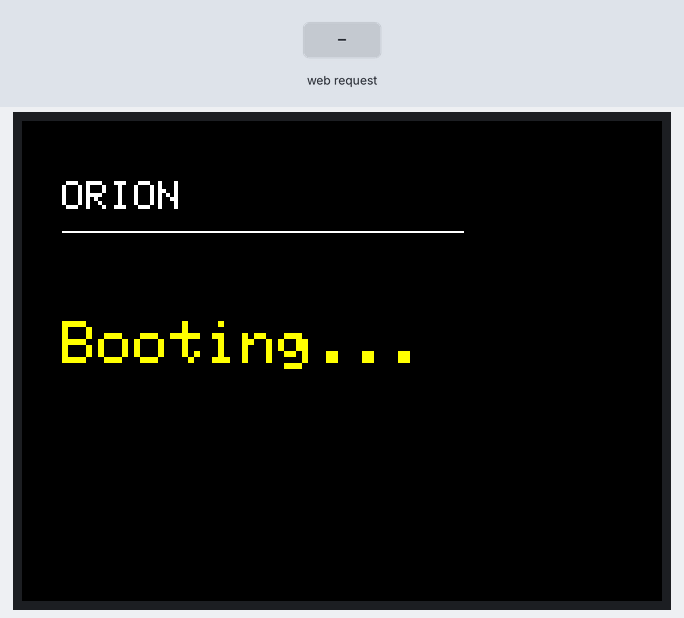
This sketch was run on a simulated ESP8266 (NodeMCU). Shown: 320×240 colour display. The test bench sets the inputs (shaded band). WiFi joins after 1.5 s; servers stay silent unless stated; not simulated (calls return 0 or success): secrets.h; what the sketch prints to the serial monitor is not drawn.

Above: at 1.3 s.
At 4.0 s:
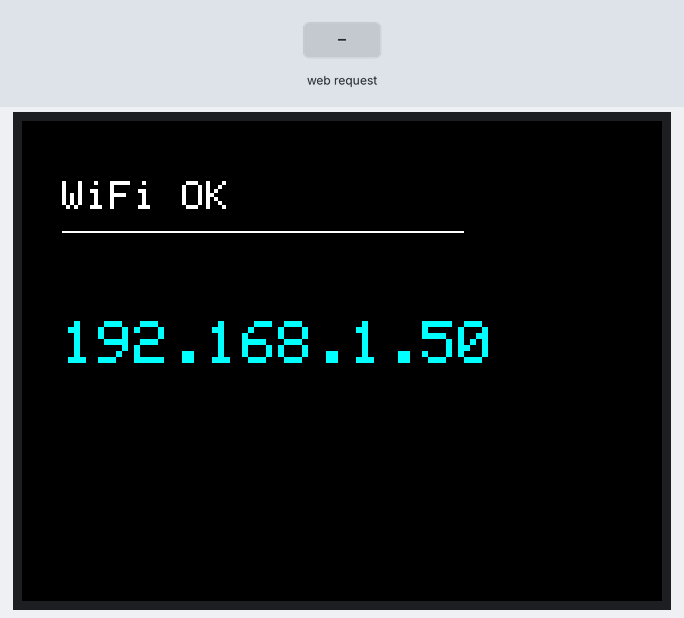
4.1 s: HTTP request GET /btn1 received
At 4.9 s:
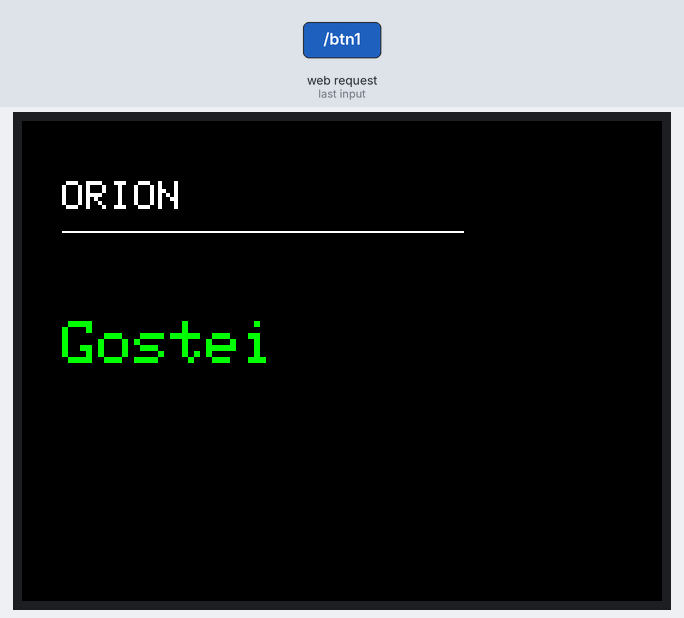
5.6 s: HTTP request GET /btn2 received
At 6.0 s:
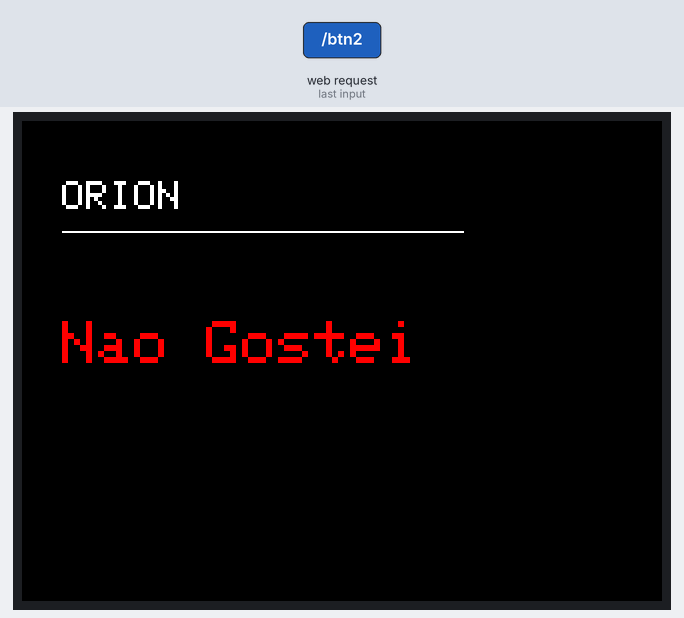
Timing chart, 0 to 8.6 s (numbered marks = the images above; inputs shaded):
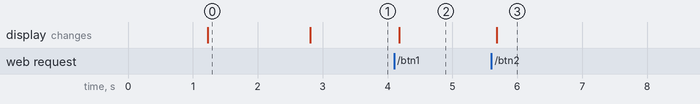

The sketch:

orion_esp8266_web_lcd_control_v1.ino
```cpp
#include <ESP8266WiFi.h>
#include <ESP8266WebServer.h>
#include <Adafruit_GFX.h>
#include <Adafruit_ST7789.h>
#include <SPI.h>
#include "secrets.h"

// ===== TFT PIN DEFINITIONS =====
#define TFT_CS   D2
#define TFT_DC   D1
#define TFT_RST  D0


Adafruit_ST7789 tft = Adafruit_ST7789(TFT_CS, TFT_DC, TFT_RST);

// ===== WEB SERVER =====
ESP8266WebServer server(80);

// ===== LCD FUNCTION =====
void showMessage(String title, String message, uint16_t color) {
  tft.fillScreen(ST77XX_BLACK);

  tft.setTextColor(ST77XX_WHITE);
  tft.setTextSize(2);
  tft.setCursor(20, 30);
  tft.println(title);

  tft.drawLine(20, 55, 220, 55, ST77XX_WHITE);

  tft.setTextColor(color);
  tft.setTextSize(3);
  tft.setCursor(20, 100);
  tft.println(message);
}

// ===== WEB PAGE =====
void handleRoot() {

  String html = R"rawliteral(
  <!DOCTYPE html>
  <html>
  <head>
    <meta name="viewport" content="width=device-width, initial-scale=1">
    <style>
      body {
        font-family: Arial;
        text-align: center;
        background: #111;
        color: white;
      }
      button {
        width: 200px;
        padding: 15px;
        margin: 20px;
        font-size: 18px;
        border-radius: 10px;
        border: none;
        cursor: pointer;
      }
      .green { background:#00c853; }
      .red { background:#d50000; }
    </style>
  </head>
  <body>
    <h2>ORION Control Panel</h2>
    <button class="green" onclick="location.href='/btn1'">Liked</button>
    <button class="red" onclick="location.href='/btn2'">Disliked</button>
  </body>
  </html>
  )rawliteral";

  server.send(200, "text/html", html);
}

// ===== BUTTON HANDLERS =====
void handleButton1() {
  Serial.println("Gostei");
  showMessage("ORION", "Gostei", ST77XX_GREEN);

  server.sendHeader("Location", "/");
  server.send(303);
}


void handleButton2() {
  Serial.println("Nao Gostei");
  showMessage("ORION", "Nao Gostei", ST77XX_RED);

  server.sendHeader("Location", "/");
  server.send(303);
}

// ===== SETUP =====
void setup() {

  Serial.begin(115200);
  delay(1000);

  // TFT INIT
  tft.init(240, 320);   // altera se for 240x320
  tft.setRotation(1);

  showMessage("ORION", "Booting...", ST77XX_YELLOW);

  // WIFI
  WiFi.begin(WIFI_SSID, WIFI_PASSWORD);
  Serial.println("A ligar ao WiFi...");

  while (WiFi.status() != WL_CONNECTED) {
    delay(500);
    Serial.print(".");
  }

  Serial.println();
  Serial.println("Ligado!");
  Serial.print("IP: ");
  Serial.println(WiFi.localIP());

  showMessage("WiFi OK", WiFi.localIP().toString(), ST77XX_CYAN);

  // WEB ROUTES
  server.on("/", handleRoot);
  server.on("/btn1", handleButton1);
  server.on("/btn2", handleButton2);

  server.begin();
  Serial.println("Servidor iniciado.");
}

// ===== LOOP =====
void loop() {
  server.handleClient();
}
```

Measured:
- after the input at 4.1 s, the display: changes after 0.08 s (image 2)
- after the input at 5.6 s, the display: changes after 0.08 s (image 3)
- what the display in image 0 shows lasts 1.6 s, from 1.2 s to 2.8 s
